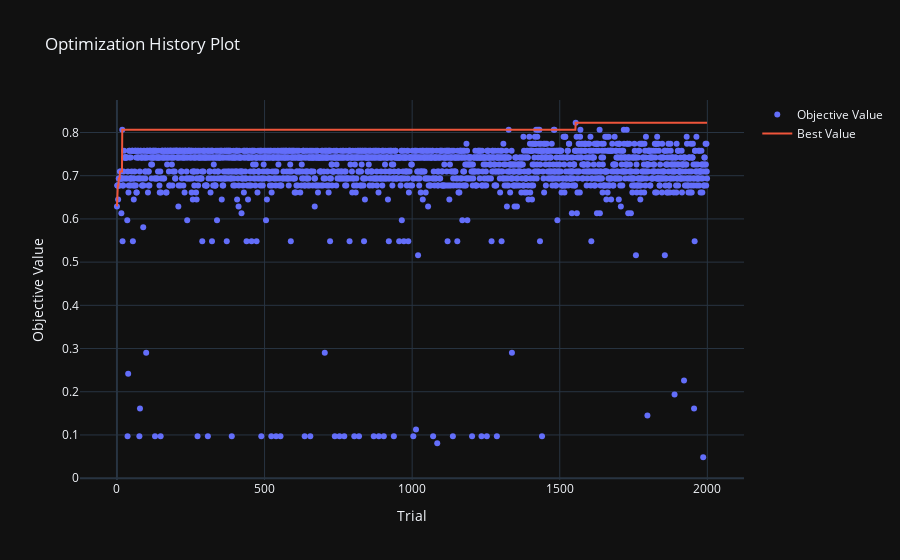

Source (notebook cell):
### Code cell
optuna.visualization.plot_optimization_history(study)

### Figure 1 — Plotly figure (JSON) as saved in the notebook; plotly's stock layout.template omitted (floating-point values rounded to 4 significant figures; data arrays with more than 128 entries replaced by an {"elided": "..."} marker saying what was removed)
{"data": [{"mode": "markers", "name": "Objective Value", "x": {"elided": "2000 int values"}, "y": {"elided": "2000 float values"}, "type": "scatter"}, {"name": "Best Value", "x": {"elided": "2000 int values"}, "y": {"elided": "2000 float values"}, "type": "scatter"}], "layout": {"title": {"text": "Optimization History Plot"}, "xaxis": {"title": {"text": "Trial"}}, "yaxis": {"title": {"text": "Objective Value"}}}}
